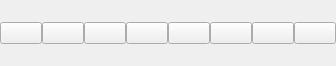
<?xml version="1.0" encoding="UTF-8"?>
<ui version="4.0">
 <class>ColorPicker</class>
 <widget class="QWidget" name="ColorPicker">
  <property name="geometry">
   <rect>
    <x>0</x>
    <y>0</y>
    <width>336</width>
    <height>66</height>
   </rect>
  </property>
  <property name="windowTitle">
   <string>ColorPicker</string>
  </property>
  <layout class="QHBoxLayout" name="horizontalLayout">
   <property name="spacing">
    <number>0</number>
   </property>
   <property name="leftMargin">
    <number>0</number>
   </property>
   <property name="topMargin">
    <number>0</number>
   </property>
   <property name="rightMargin">
    <number>0</number>
   </property>
   <property name="bottomMargin">
    <number>0</number>
   </property>
   <item>
    <widget class="QPushButton" name="button1">
     <property name="autoFillBackground">
      <bool>true</bool>
     </property>
     <property name="text">
      <string/>
     </property>
     <property name="checkable">
      <bool>true</bool>
     </property>
    </widget>
   </item>
   <item>
    <widget class="QPushButton" name="button2">
     <property name="autoFillBackground">
      <bool>true</bool>
     </property>
     <property name="text">
      <string/>
     </property>
     <property name="checkable">
      <bool>true</bool>
     </property>
     <property name="flat">
      <bool>false</bool>
     </property>
    </widget>
   </item>
   <item>
    <widget class="QPushButton" name="button3">
     <property name="autoFillBackground">
      <bool>true</bool>
     </property>
     <property name="text">
      <string/>
     </property>
     <property name="checkable">
      <bool>true</bool>
     </property>
    </widget>
   </item>
   <item>
    <widget class="QPushButton" name="button4">
     <property name="autoFillBackground">
      <bool>true</bool>
     </property>
     <property name="text">
      <string/>
     </property>
     <property name="checkable">
      <bool>true</bool>
     </property>
    </widget>
   </item>
   <item>
    <widget class="QPushButton" name="button5">
     <property name="autoFillBackground">
      <bool>true</bool>
     </property>
     <property name="text">
      <string/>
     </property>
     <property name="checkable">
      <bool>true</bool>
     </property>
    </widget>
   </item>
   <item>
    <widget class="QPushButton" name="button6">
     <property name="autoFillBackground">
      <bool>true</bool>
     </property>
     <property name="text">
      <string/>
     </property>
     <property name="checkable">
      <bool>true</bool>
     </property>
    </widget>
   </item>
   <item>
    <widget class="QPushButton" name="button7">
     <property name="autoFillBackground">
      <bool>true</bool>
     </property>
     <property name="text">
      <string/>
     </property>
     <property name="checkable">
      <bool>true</bool>
     </property>
    </widget>
   </item>
   <item>
    <widget class="QPushButton" name="button8">
     <property name="autoFillBackground">
      <bool>true</bool>
     </property>
     <property name="text">
      <string/>
     </property>
     <property name="checkable">
      <bool>true</bool>
     </property>
    </widget>
   </item>
  </layout>
 </widget>
 <layoutdefault spacing="6" margin="11"/>
 <resources/>
 <connections/>
</ui>
